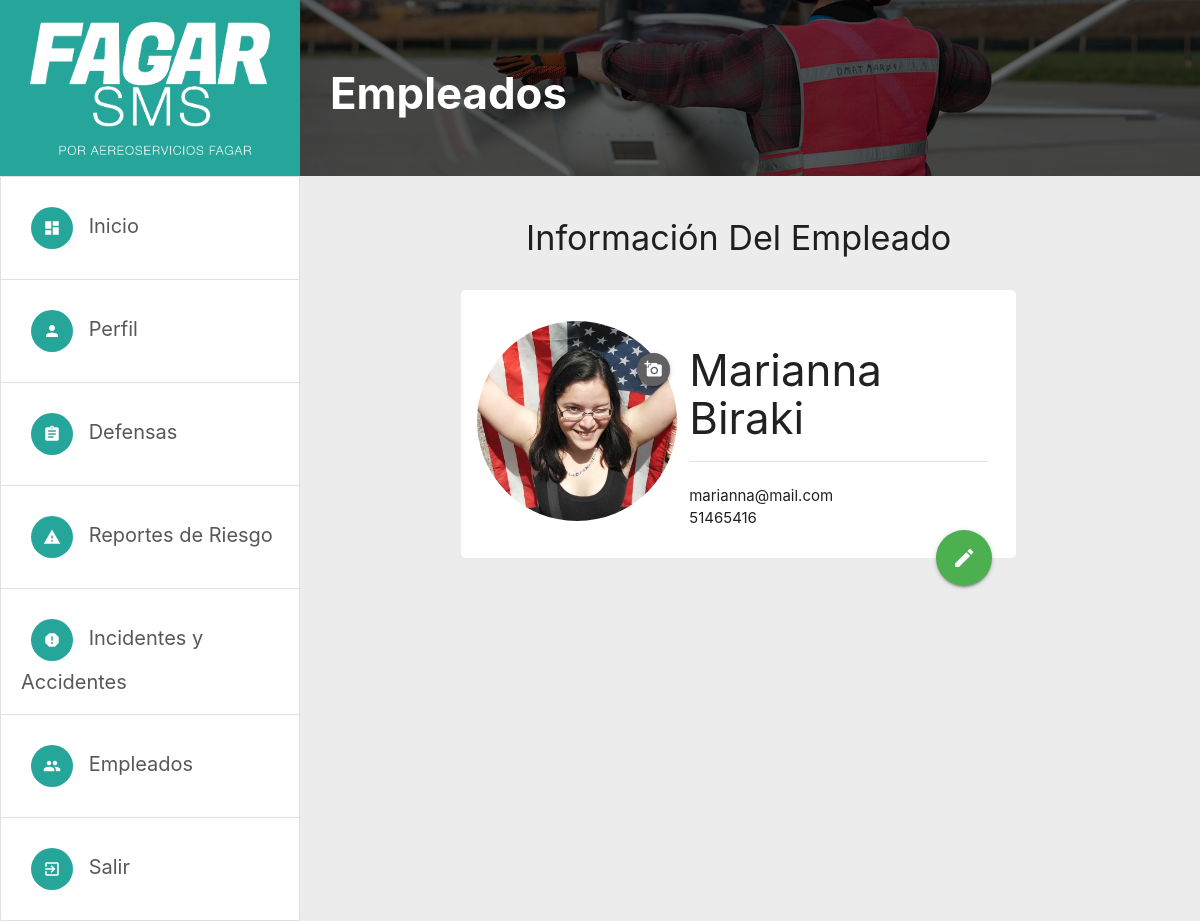
Page /sms-manager/dashboard/employee-detail/4/ on the committed database.
### users/models.py (models this page shows, shortened)
class Employee(models.Model):
    user        = models.OneToOneField(User, on_delete=models.CASCADE, primary_key=True)
    company     = models.ForeignKey(Company, on_delete=models.CASCADE, related_name = 'employee_of_company', default = False)
    name        = models.CharField(max_length=50)
    last_name   = models.CharField(max_length=50)
    phone       = models.PositiveBigIntegerField(null=False, default=0)
    photo       = models.ImageField(upload_to='employees/profile_pics/', default='employees/profile_pics/default_user_profile_pic.png')

class User(AbstractBaseUser, PermissionsMixin):
    email           = models.EmailField(unique=True, blank=False)
    is_sms_manager	= models.BooleanField(default=False)
    is_employee	= models.BooleanField(default=False)
    is_superuser = models.BooleanField(
        _('superuser status'),
        default=False,
        help_text=_('Do you think you can be a Superuser?'),
    )
    is_staff = models.BooleanField(
        _('staff status'),
        default=False,
        help_text=_('Designates whether the user can log into this site.'),
    )
    is_active = models.BooleanField(
        _('active'),
        default=True,
        help_text=_(
            'Designates whether this user should be treated as active. '
            'Unselect this instead of deleting accounts.'
        ),
    )
    USERNAME_FIELD = 'email'
    objects = MyUserManager()

### managers/views.py (the view)
# urls.py: path('sms-manager/dashboard/employee-detail/<int:id>/', SmsManagerDetailEmployeeView.as_view(), name='employee-detail'),
class SmsManagerDetailEmployeeView(DetailView):
    template_name = 'managers/employees/SmsManager-EmployeeDetail.html'
    model           = Employee
    def get_object(self):
        id_ = self.kwargs.get("id")
        return get_object_or_404(Employee, user=id_)

### managers/templates/managers/employees/SmsManager-EmployeeDetail.html (shortened to what this page needs)
{% extends '../managerDashboard.html' %}
{% load static %}
{% block dashboard %}
{% include './employeeHeader.html' %}
<div class="col m2 hide-on-med-and-down">
</div>
<div class="col s12 m8 center-by-margin">
    <div class="row" style="width: 100%;">
        <div class="col s12">
            <div class="row text-center">
                <h4>Información Del Empleado</h4>
            </div>
            <div class="card horizontal">
                <div class="card-image">
                    <img src="{{ object.photo.url }}" class="profile-pic-medium mt-1 mb-1">
                    <button data-target="ProfilePicFormModal" class="btn-edit-profile-pic btn-small btn-floating waves-effect waves-light grey darken-2 modal-trigger"><i class="material-icons">add_a_photo</i></button>
                </div>
                <div class="card-stacked">
                    <div class="card-content">
                        <h3>{{ object.name }} {{ object.last_name }}</h3>
                        <div class="divider"></div>
                        <br>
                        <p>{{ object.user.email }}</p>
                        <p>{{ object.phone }}</p>
                    </div>
                </div>
                <a class="btn-large btn-floating halfway-fab waves-effect waves-light green btn modal-trigger" href="#ProfileFormModal"><i class="material-icons">edit</i></a>
            </div>
        </div>
    </div>
</div>
<div class="col m2 hide-on-med-and-down">
</div>
{% endblock %}

### static/css/dashboard.css (style rules this page uses)
.profile-pic-medium { height: 200px; width: auto !important; border-radius: 50% !important; max-width: 200px; }
.btn-edit-profile-pic { position: absolute; top: 20%; left: 80%; }
.card .card-content { padding: 12px !important; }

### static/css/margins.css (style rules this page uses)
.mb-1 { margin-bottom: 1rem !important; }
.mt-1 { margin-top: 1rem !important; }

### static/css/util.css (style rules this page uses)
.text-center { text-align: center; }
.center-by-margin { margin-left: auto !important; margin-right: auto !important; }

### static/css/newstyles.css (style rules this page uses)
html { background-color: #ececec; }
.main-content .main-content-center > .row, .card.horizontal, .collection-header { padding: 16px !important; background-color: #fff !important; border-radius: 5px !important; }
.main-content .main-content-center > .row *, .card.horizontal, .collection-header { box-shadow: none !important; }

### rows in the picture
Employee: photo (picture), name "Marianna", last_name "Biraki", user.email "marianna@mail.com", phone "51465416"
